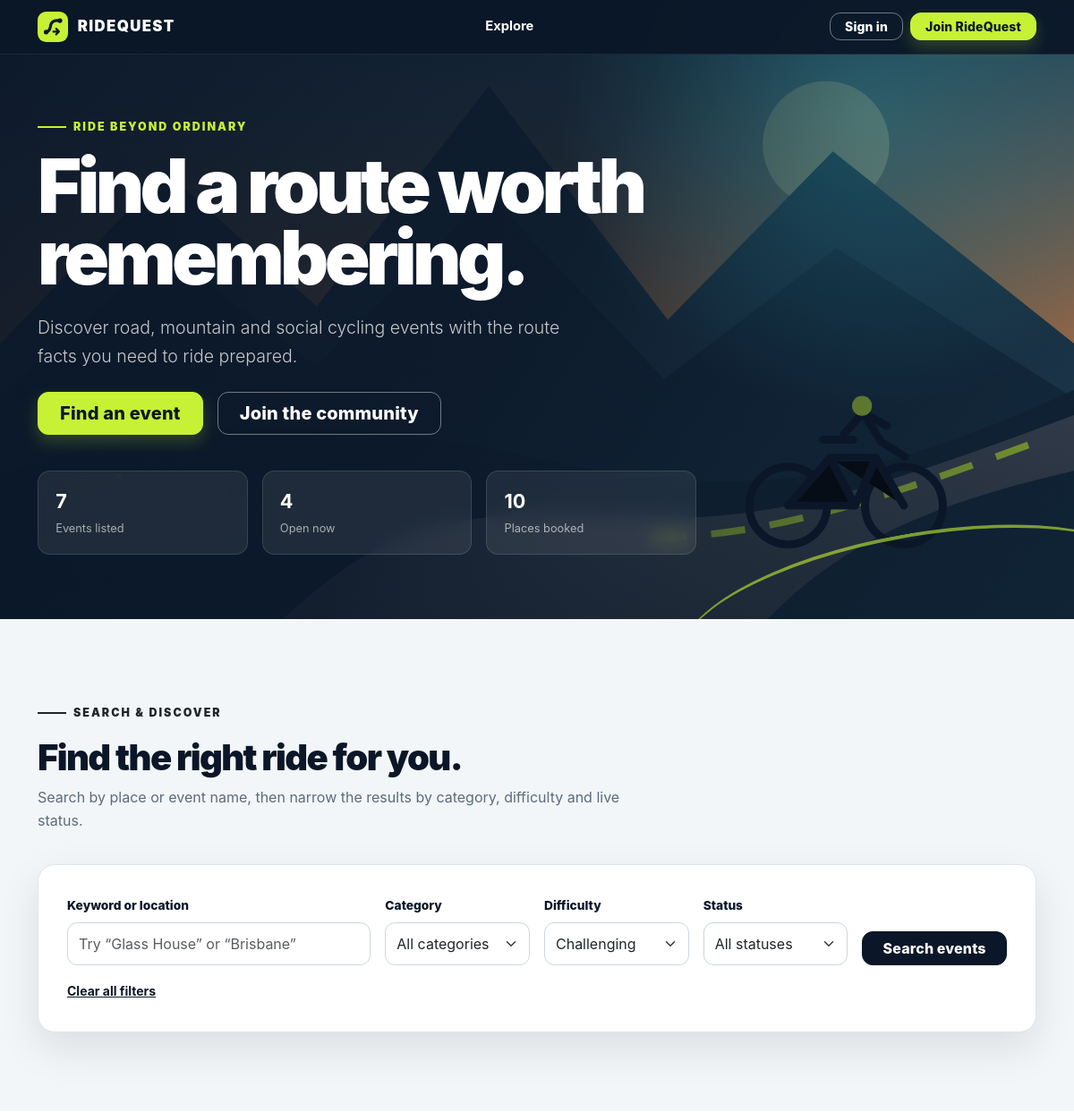
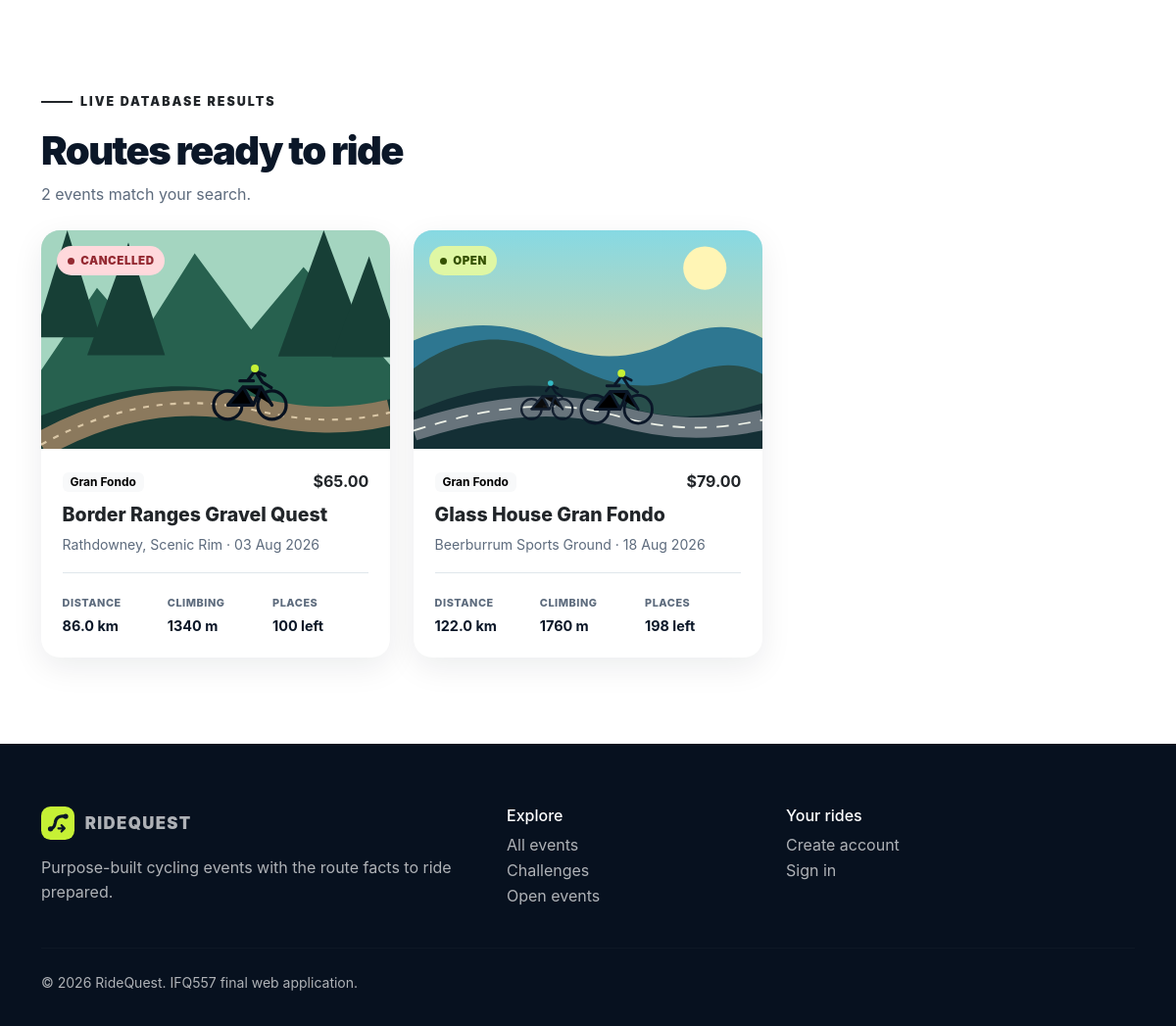
/?difficulty=Challenging, run on the app's committed database (2 pictures, top to bottom).
### ridequest/models.py (models this page shows, shortened)
class Event(db.Model):
    __tablename__ = "events"
    __table_args__ = (
        db.CheckConstraint("price >= 0", name="ck_event_price_non_negative"),
        db.CheckConstraint("capacity > 0", name="ck_event_capacity_positive"),
        db.CheckConstraint(
            "distance_km > 0", name="ck_event_distance_positive"
        ),
        db.CheckConstraint(
            "elevation_gain_m >= 0",
            name="ck_event_elevation_non_negative",
        ),
        db.Index("ix_event_date_category", "event_date", "category_id"),
    )
    id = db.Column(db.Integer, primary_key=True)
    name = db.Column(db.String(120), nullable=False)
    description = db.Column(db.Text, nullable=False)
    image_filename = db.Column(db.String(255), nullable=False)
    event_date = db.Column(db.Date, nullable=False)
    start_time = db.Column(db.Time, nullable=False)
    end_time = db.Column(db.Time, nullable=False)
    price = db.Column(db.Numeric(10, 2), nullable=False, default=Decimal("0.00"))
    capacity = db.Column(db.Integer, nullable=False)
    meeting_location = db.Column(db.String(255), nullable=False)
    route_start = db.Column(db.String(255), nullable=False)
    route_finish = db.Column(db.String(255), nullable=False)
    distance_km = db.Column(db.Numeric(7, 2), nullable=False)
    elevation_gain_m = db.Column(db.Integer, nullable=False, default=0)
    difficulty = db.Column(db.String(30), nullable=False)
    terrain = db.Column(db.String(80), nullable=False)
    route_image_filename = db.Column(db.String(255), nullable=True)
    route_description = db.Column(db.Text, nullable=False)
    equipment_requirements = db.Column(db.Text, nullable=False)
    is_cancelled = db.Column(db.Boolean, nullable=False, default=False)
    cancelled_at = db.Column(db.DateTime(timezone=True), nullable=True)
    created_at = db.Column(
        db.DateTime(timezone=True), nullable=False, default=utc_now
    )
    updated_at = db.Column(
        db.DateTime(timezone=True),
        nullable=False,
        default=utc_now,
        onupdate=utc_now,
    )
    owner_id = db.Column(
        db.Integer,
        db.ForeignKey("users.id"),
        nullable=False,
        index=True,
    )
    category_id = db.Column(
        db.Integer,
        db.ForeignKey("categories.id"),
        nullable=False,
        index=True,
    )
    owner = db.relationship("User", back_populates="events")
    category = db.relationship("Category", back_populates="events")
    supply_points = db.relationship(
        "SupplyPoint",
        back_populates="event",
        cascade="all, delete-orphan",
        order_by="SupplyPoint.distance_from_start_km",
        lazy="select",
    )
    bookings = db.relationship(
        "Booking",
        back_populates="event",
        cascade="all, delete-orphan",
        lazy="select",
    )
    comments = db.relationship(
        "Comment",
        back_populates="event",
        cascade="all, delete-orphan",
        order_by="Comment.created_at",
        lazy="select",
    )
    @property
    def booked_quantity(self):
        return sum(
            booking.quantity
            for booking in self.bookings
            if booking.status == Booking.CONFIRMED
        )
    @property
    def remaining_capacity(self):
        return max(self.capacity - self.booked_quantity, 0)
    @property
    def status(self):
        if self.is_cancelled:
            return "Cancelled"
        if self.event_date < date.today():
            return "Inactive"
        if self.remaining_capacity == 0:
            return "Sold Out"
        return "Open"

class Category(db.Model):
    __tablename__ = "categories"
    id = db.Column(db.Integer, primary_key=True)
    name = db.Column(db.String(80), nullable=False, unique=True)
    description = db.Column(db.Text, nullable=True)
    events = db.relationship(
        "Event",
        back_populates="category",
        lazy="select",
    )

class Booking(db.Model):
    __tablename__ = "bookings"
    __table_args__ = (
        db.CheckConstraint(
            "quantity > 0", name="ck_booking_quantity_positive"
        ),
        db.CheckConstraint(
            "unit_price >= 0", name="ck_booking_price_non_negative"
        ),
    )
    CONFIRMED = "Confirmed"
    CANCELLED = "Cancelled"
    id = db.Column(db.Integer, primary_key=True)
    booking_reference = db.Column(
        db.String(40), nullable=False, unique=True, index=True
    )
    quantity = db.Column(db.Integer, nullable=False)
    unit_price = db.Column(db.Numeric(10, 2), nullable=False)
    participation_group = db.Column(db.String(40), nullable=False)
    bicycle_type = db.Column(db.String(80), nullable=False)
    equipment_confirmed = db.Column(db.Boolean, nullable=False, default=False)
    status = db.Column(
        db.String(20), nullable=False, default=CONFIRMED
    )
    booked_at = db.Column(
        db.DateTime(timezone=True), nullable=False, default=utc_now
    )
    user_id = db.Column(
        db.Integer,
        db.ForeignKey("users.id"),
        nullable=False,
        index=True,
    )
    event_id = db.Column(
        db.Integer,
        db.ForeignKey("events.id"),
        nullable=False,
        index=True,
    )
    user = db.relationship("User", back_populates="bookings")
    event = db.relationship("Event", back_populates="bookings")

### ridequest/views.py (the view, shortened to what this page needs)
@main_bp.get("/")
def index():
    query_text = request.args.get("q", "").strip()
    category_id = request.args.get("category", type=int)
    difficulty = request.args.get("difficulty", "").strip()
    requested_status = request.args.get("status", "").strip()
    statement = db.select(Event).join(Event.category)
    if category_id:
        statement = statement.where(Event.category_id == category_id)
    if difficulty:
        statement = statement.where(Event.difficulty == difficulty)
    events = list(
        db.session.scalars(statement.order_by(Event.event_date, Event.name))
    )
    if requested_status:
        events = [event for event in events if event.status == requested_status]
    all_events = list(db.session.scalars(db.select(Event)))
    categories = list(
        db.session.scalars(db.select(Category).order_by(Category.name))
    )
    rider_count = db.session.scalar(
        db.select(db.func.coalesce(db.func.sum(Booking.quantity), 0)).where(
            Booking.status == Booking.CONFIRMED
        )
    )
    return render_template(
        "index.html",
        events=events,
        categories=categories,
        query_text=query_text,
        selected_category=category_id,
        selected_difficulty=difficulty,
        selected_status=requested_status,
        total_events=len(all_events),
        open_events=sum(event.status == "Open" for event in all_events),
        rider_count=rider_count,
    )

### ridequest/forms.py
class EmptyForm(FlaskForm):
    submit = SubmitField("Submit")

### ridequest/templates/index.html (shortened to what this page needs)
{% extends "base.html" %}
{% block content %}
<header class="hero">
  <div class="container hero-content">
    <div class="row">
      <div class="col-lg-9 col-xl-8">
        <p class="eyebrow">Ride beyond ordinary</p>
        <h1>Find a route worth remembering.</h1>
        <p class="lead mt-4 mb-4">Discover road, mountain and social cycling events with the route facts you need to ride prepared.</p>
        <div class="d-flex flex-column flex-sm-row gap-3">
          <a class="btn btn-rq btn-lg px-4" href="#discover">Find an event</a>
          {% if current_user.is_authenticated %}
            <a class="btn btn-outline-rq btn-lg px-4" href="{{ url_for('events.create_event') }}">Create an event</a>
          {% else %}
            <a class="btn btn-outline-rq btn-lg px-4" href="{{ url_for('auth.register') }}">Join the community</a>
          {% endif %}
        </div>
        <div class="row g-3 mt-4">
          <div class="col-4"><div class="hero-stat"><strong>{{ total_events }}</strong><span>Events listed</span></div></div>
          <div class="col-4"><div class="hero-stat"><strong>{{ open_events }}</strong><span>Open now</span></div></div>
          <div class="col-4"><div class="hero-stat"><strong>{{ rider_count }}</strong><span>Places booked</span></div></div>
        </div>
      </div>
    </div>
  </div>
</header>
<section id="discover" class="section-pad section-soft" aria-labelledby="discover-title">
  <div class="container">
    <div class="section-heading">
      <p class="eyebrow text-dark">Search &amp; discover</p>
      <h2 id="discover-title" class="display-6">Find the right ride for you.</h2>
      <p>Search by place or event name, then narrow the results by category, difficulty and live status.</p>
    </div>
    <form class="search-panel" method="get" action="{{ url_for('main.index') }}">
      <div class="row g-3 align-items-end">
        <div class="col-lg-4">
          <label class="form-label" for="searchQuery">Keyword or location</label>
          <input class="form-control" id="searchQuery" name="q" type="search" value="{{ query_text }}" placeholder="Try “Glass House” or “Brisbane”">
        </div>
        <div class="col-6 col-lg-2">
          <label class="form-label" for="categoryFilter">Category</label>
          <select class="form-select" id="categoryFilter" name="category">
            <option value="">All categories</option>
          </select>
        </div>
        <div class="col-6 col-lg-2">
          <label class="form-label" for="difficultyFilter">Difficulty</label>
          <select class="form-select" id="difficultyFilter" name="difficulty">
            {% for level in ["Leisure", "Moderate", "Challenging", "Advanced"] %}
              <option value="{{ level }}"{% if selected_difficulty == level %} selected{% endif %}>{{ level }}</option>
            {% endfor %}
          </select>
        </div>
        <div class="col-6 col-lg-2">
          <label class="form-label" for="statusFilter">Status</label>
          <select class="form-select" id="statusFilter" name="status">
            <option value="">All statuses</option>
          </select>
        </div>
        <div class="col-6 col-lg-2 d-grid">
          <button class="btn btn-ink" type="submit">Search events</button>
        </div>
      </div>
      {% if query_text or selected_category or selected_difficulty or selected_status %}
        <div class="mt-3"><a class="small fw-bold" href="{{ url_for('main.index', _anchor='discover') }}">Clear all filters</a></div>
      {% endif %}
    </form>
  </div>
</section>
<section class="section-pad" aria-labelledby="events-title">
  <div class="container">
    <div class="d-flex flex-column flex-md-row justify-content-between align-items-md-end gap-3 mb-4">
      <div class="section-heading mb-0">
        <p class="eyebrow text-dark">Live database results</p>
        <h2 id="events-title" class="display-6">Routes ready to ride</h2>
        <p class="mb-0">{{ events|length }} event{% if events|length != 1 %}s{% endif %} match your search.</p>
      </div>
    </div>
    {% if events %}
      <div class="row g-4">
        {% for event in events %}
          <div class="col-md-6 col-xl-4">
            <article class="event-card card">
              <a class="event-img-wrap" href="{{ url_for('main.event_detail', event_id=event.id) }}" aria-label="View {{ event.name }} details">
                <img src="{{ url_for('static', filename=event.image_filename) }}" alt="{{ event.name }} cycling event">
                <span class="status-badge {{ status_class(event.status) }}">{{ event.status }}</span>
              </a>
              <div class="card-body">
                <div class="d-flex justify-content-between align-items-center mb-2">
                  <span class="badge text-bg-light">{{ event.category.name }}</span>
                  <strong>{% if event.price == 0 %}Free{% else %}${{ "%.2f"|format(event.price) }}{% endif %}</strong>
                </div>
                <h3><a class="stretched-link text-decoration-none" href="{{ url_for('main.event_detail', event_id=event.id) }}">{{ event.name }}</a></h3>
                <p class="event-location mb-3">{{ event.meeting_location }} · {{ event.event_date.strftime("%d %b %Y") }}</p>
                <div class="event-meta">
                  <div><span>Distance</span><strong>{{ event.distance_km|float|round(1) }} km</strong></div>
                  <div><span>Climbing</span><strong>{{ event.elevation_gain_m }} m</strong></div>
                  <div><span>Places</span><strong>{{ event.remaining_capacity }} left</strong></div>
                </div>
              </div>
            </article>
          </div>
        {% endfor %}
      </div>
    {% else %}
      <div class="empty-note">
        <h3 class="h4">No routes match those filters.</h3>
        <p class="text-secondary">Try a broader keyword or clear one of the selected filters.</p>
        <a class="btn btn-ink" href="{{ url_for('main.index', _anchor='discover') }}">Reset search</a>
      </div>
    {% endif %}
  </div>
</section>
{% endblock %}

### data on the page
Event: image_filename (picture), status "CANCELLED", category.name "Gran Fondo", price "65.00", name "Border Ranges Gravel Quest", meeting_location "Rathdowney, Scenic Rim", event_date "03 Aug 2026", distance_km "86.0", elevation_gain_m "1340", remaining_capacity "100"
Event: image_filename (picture), status "OPEN", category.name "Gran Fondo", price "79.00", name "Glass House Gran Fondo", meeting_location "Beerburrum Sports Ground", event_date "18 Aug 2026", distance_km "122.0", elevation_gain_m "1760", remaining_capacity "198"

### other printed values
{{ total_events }} "7"
{{ open_events }} "4"
{{ rider_count }} "10"
{{ events|length }} "2"
form field difficulty "Challenging"
